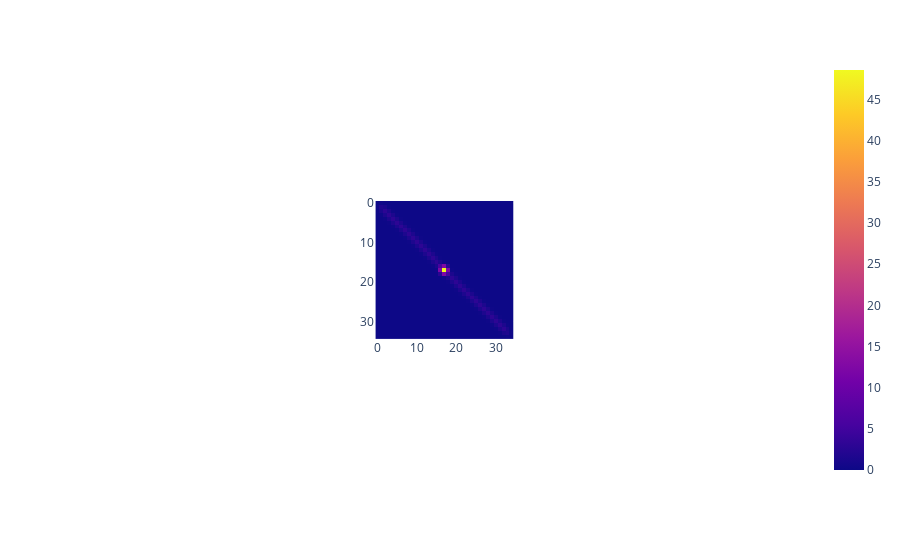

Notebook code for this chart:
### Code cell
px.imshow(BwB)

### Figure 1 — Plotly figure (JSON) as saved in the notebook; plotly's stock layout.template omitted (floating-point values rounded to 4 significant figures; data arrays with more than 128 entries replaced by an {"elided": "..."} marker saying what was removed)
{"data": [{"coloraxis": "coloraxis", "type": "heatmap", "z": {"elided": "35x35 float values"}}], "layout": {"autosize": true, "coloraxis": {"colorscale": [[0, "#0d0887"], [0.1111, "#46039f"], [0.2222, "#7201a8"], [0.3333, "#9c179e"], [0.4444, "#bd3786"], [0.5556, "#d8576b"], [0.6667, "#ed7953"], [0.7778, "#fb9f3a"], [0.8889, "#fdca26"], [1, "#f0f921"]]}, "margin": {"t": 60}, "xaxis": {"autorange": true, "constrain": "domain", "domain": [0.4052, 0.5948], "range": [-0.5, 34.5], "scaleanchor": "y"}, "yaxis": {"autorange": true, "constrain": "domain", "domain": [0, 1], "range": [34.5, -0.5]}}}
